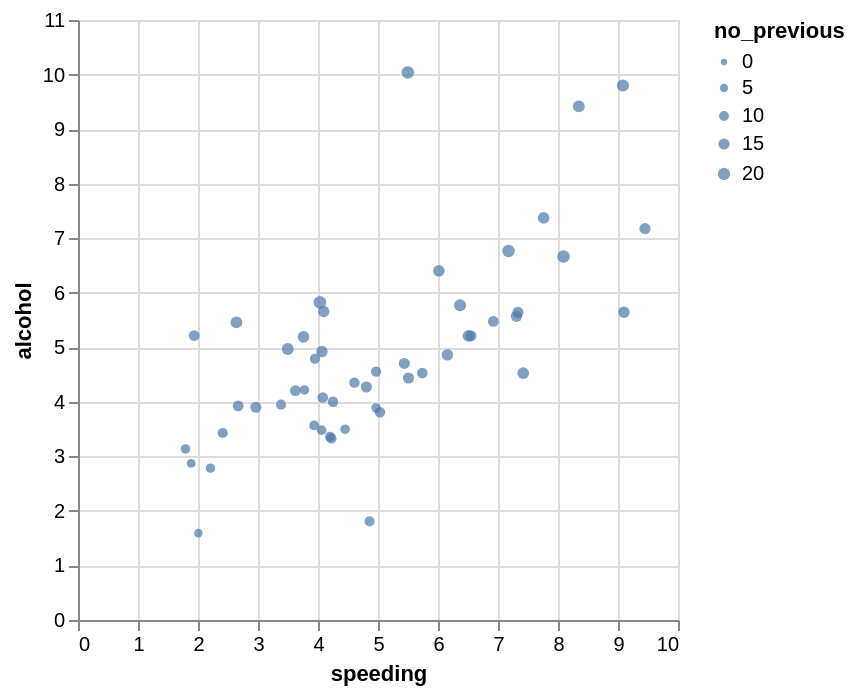

Notebook cell for this chart:
### Code cell
alt.Chart(df_crashes).mark_circle().encode(
    x='speeding',
    y='alcohol',
    size = alt.Size('no_previous', scale=alt.Scale(range=[10,40]))
)

### Figure 1 — Vega-Lite specification as saved in the notebook (floating-point values rounded to 4 significant figures)
{"config": {"view": {"continuousWidth": 300, "continuousHeight": 300}}, "data": {"name": "data-b5e531f5010d38bb5235514d8113a216"}, "mark": {"type": "circle"}, "encoding": {"size": {"field": "no_previous", "scale": {"range": [10, 40]}, "type": "quantitative"}, "x": {"field": "speeding", "type": "quantitative"}, "y": {"field": "alcohol", "type": "quantitative"}}, "$schema": "https://vega.github.io/schema/vega-lite/v6.4.1.json", "datasets": {"data-b5e531f5010d38bb5235514d8113a216": [{"total": 18.8, "speeding": 7.332, "alcohol": 5.64, "not_distracted": 18.05, "no_previous": 15.04, "ins_premium": 784.5, "ins_losses": 145.1, "abbrev": "AL"}, {"total": 18.1, "speeding": 7.421, "alcohol": 4.525, "not_distracted": 16.29, "no_previous": 17.01, "ins_premium": 1053.0, "ins_losses": 133.9, "abbrev": "AK"}, {"total": 18.6, "speeding": 6.51, "alcohol": 5.208, "not_distracted": 15.62, "no_previous": 17.86, "ins_premium": 899.5, "ins_losses": 110.3, "abbrev": "AZ"}, {"total": 22.4, "speeding": 4.032, "alcohol": 5.824, "not_distracted": 21.06, "no_previous": 21.28, "ins_premium": 827.3, "ins_losses": 142.4, "abbrev": "AR"}, {"total": 12.0, "speeding": 4.2, "alcohol": 3.36, "not_distracted": 10.92, "no_previous": 10.68, "ins_premium": 878.4, "ins_losses": 165.6, "abbrev": "CA"}, {"total": 13.6, "speeding": 5.032, "alcohol": 3.808, "not_distracted": 10.74, "no_previous": 12.92, "ins_premium": 835.5, "ins_losses": 139.9, "abbrev": "CO"}, {"total": 10.8, "speeding": 4.968, "alcohol": 3.888, "not_distracted": 9.396, "no_previous": 8.856, "ins_premium": 1069.0, "ins_losses": 167.0, "abbrev": "CT"}, {"total": 16.2, "speeding": 6.156, "alcohol": 4.86, "not_distracted": 14.09, "no_previous": 16.04, "ins_premium": 1138.0, "ins_losses": 151.5, "abbrev": "DE"}, {"total": 5.9, "speeding": 2.006, "alcohol": 1.593, "not_distracted": 5.9, "no_previous": 5.9, "ins_premium": 1274.0, "ins_losses": 136.1, "abbrev": "DC"}, {"total": 17.9, "speeding": 3.759, "alcohol": 5.191, "not_distracted": 16.47, "no_previous": 16.83, "ins_premium": 1160.0, "ins_losses": 144.2, "abbrev": "FL"}, {"total": 15.6, "speeding": 2.964, "alcohol": 3.9, "not_distracted": 14.82, "no_previous": 14.51, "ins_premium": 913.1, "ins_losses": 142.8, "abbrev": "GA"}, {"total": 17.5, "speeding": 9.45, "alcohol": 7.175, "not_distracted": 14.35, "no_previous": 15.22, "ins_premium": 861.2, "ins_losses": 120.9, "abbrev": "HI"}, {"total": 15.3, "speeding": 5.508, "alcohol": 4.437, "not_distracted": 13.01, "no_previous": 14.99, "ins_premium": 642.0, "ins_losses": 82.75, "abbrev": "ID"}, {"total": 12.8, "speeding": 4.608, "alcohol": 4.352, "not_distracted": 12.03, "no_previous": 12.29, "ins_premium": 803.1, "ins_losses": 139.2, "abbrev": "IL"}, {"total": 14.5, "speeding": 3.625, "alcohol": 4.205, "not_distracted": 13.78, "no_previous": 13.78, "ins_premium": 710.5, "ins_losses": 108.9, "abbrev": "IN"}, {"total": 15.7, "speeding": 2.669, "alcohol": 3.925, "not_distracted": 15.23, "no_previous": 13.66, "ins_premium": 649.1, "ins_losses": 114.5, "abbrev": "IA"}, {"total": 17.8, "speeding": 4.806, "alcohol": 4.272, "not_distracted": 13.71, "no_previous": 15.13, "ins_premium": 780.5, "ins_losses": 133.8, "abbrev": "KS"}, {"total": 21.4, "speeding": 4.066, "alcohol": 4.922, "not_distracted": 16.69, "no_previous": 16.26, "ins_premium": 872.5, "ins_losses": 137.1, "abbrev": "KY"}, {"total": 20.5, "speeding": 7.175, "alcohol": 6.765, "not_distracted": 14.96, "no_previous": 20.09, "ins_premium": 1282.0, "ins_losses": 194.8, "abbrev": "LA"}, {"total": 15.1, "speeding": 5.738, "alcohol": 4.53, "not_distracted": 13.14, "no_previous": 12.68, "ins_premium": 661.9, "ins_losses": 96.57, "abbrev": "ME"}, {"total": 12.5, "speeding": 4.25, "alcohol": 4.0, "not_distracted": 8.875, "no_previous": 12.38, "ins_premium": 1049.0, "ins_losses": 192.7, "abbrev": "MD"}, {"total": 8.2, "speeding": 1.886, "alcohol": 2.87, "not_distracted": 7.134, "no_previous": 6.56, "ins_premium": 1011.0, "ins_losses": 135.6, "abbrev": "MA"}, {"total": 14.1, "speeding": 3.384, "alcohol": 3.948, "not_distracted": 13.39, "no_previous": 10.86, "ins_premium": 1111.0, "ins_losses": 152.3, "abbrev": "MI"}, {"total": 9.6, "speeding": 2.208, "alcohol": 2.784, "not_distracted": 8.448, "no_previous": 8.448, "ins_premium": 777.2, "ins_losses": 133.3, "abbrev": "MN"}, {"total": 17.6, "speeding": 2.64, "alcohol": 5.456, "not_distracted": 1.76, "no_previous": 17.6, "ins_premium": 896.1, "ins_losses": 155.8, "abbrev": "MS"}, {"total": 16.1, "speeding": 6.923, "alcohol": 5.474, "not_distracted": 14.81, "no_previous": 13.52, "ins_premium": 790.3, "ins_losses": 144.4, "abbrev": "MO"}, {"total": 21.4, "speeding": 8.346, "alcohol": 9.416, "not_distracted": 17.98, "no_previous": 18.19, "ins_premium": 816.2, "ins_losses": 85.15, "abbrev": "MT"}, {"total": 14.9, "speeding": 1.937, "alcohol": 5.215, "not_distracted": 13.86, "no_previous": 13.41, "ins_premium": 732.3, "ins_losses": 114.8, "abbrev": "NE"}, {"total": 14.7, "speeding": 5.439, "alcohol": 4.704, "not_distracted": 13.96, "no_previous": 14.55, "ins_premium": 1030.0, "ins_losses": 138.7, "abbrev": "NV"}, {"total": 11.6, "speeding": 4.06, "alcohol": 3.48, "not_distracted": 10.09, "no_previous": 9.628, "ins_premium": 746.5, "ins_losses": 120.2, "abbrev": "NH"}, {"total": 11.2, "speeding": 1.792, "alcohol": 3.136, "not_distracted": 9.632, "no_previous": 8.736, "ins_premium": 1302.0, "ins_losses": 159.8, "abbrev": "NJ"}, {"total": 18.4, "speeding": 3.496, "alcohol": 4.968, "not_distracted": 12.33, "no_previous": 18.03, "ins_premium": 869.9, "ins_losses": 120.8, "abbrev": "NM"}, {"total": 12.3, "speeding": 3.936, "alcohol": 3.567, "not_distracted": 10.82, "no_previous": 9.84, "ins_premium": 1234.0, "ins_losses": 150.0, "abbrev": "NY"}, {"total": 16.8, "speeding": 6.552, "alcohol": 5.208, "not_distracted": 15.79, "no_previous": 13.61, "ins_premium": 708.2, "ins_losses": 127.8, "abbrev": "NC"}, {"total": 23.9, "speeding": 5.497, "alcohol": 10.04, "not_distracted": 23.66, "no_previous": 20.55, "ins_premium": 688.8, "ins_losses": 109.7, "abbrev": "ND"}, {"total": 14.1, "speeding": 3.948, "alcohol": 4.794, "not_distracted": 13.96, "no_previous": 11.56, "ins_premium": 697.7, "ins_losses": 133.5, "abbrev": "OH"}, {"total": 19.9, "speeding": 6.368, "alcohol": 5.771, "not_distracted": 18.31, "no_previous": 18.71, "ins_premium": 881.5, "ins_losses": 178.9, "abbrev": "OK"}, {"total": 12.8, "speeding": 4.224, "alcohol": 3.328, "not_distracted": 8.576, "no_previous": 11.52, "ins_premium": 804.7, "ins_losses": 104.6, "abbrev": "OR"}, {"total": 18.2, "speeding": 9.1, "alcohol": 5.642, "not_distracted": 17.47, "no_previous": 16.02, "ins_premium": 906.0, "ins_losses": 153.9, "abbrev": "PA"}, {"total": 11.1, "speeding": 3.774, "alcohol": 4.218, "not_distracted": 10.21, "no_previous": 8.769, "ins_premium": 1149.0, "ins_losses": 148.6, "abbrev": "RI"}, {"total": 23.9, "speeding": 9.082, "alcohol": 9.799, "not_distracted": 22.94, "no_previous": 19.36, "ins_premium": 859.0, "ins_losses": 116.3, "abbrev": "SC"}, {"total": 19.4, "speeding": 6.014, "alcohol": 6.402, "not_distracted": 19.01, "no_previous": 16.68, "ins_premium": 669.3, "ins_losses": 96.87, "abbrev": "SD"}, {"total": 19.5, "speeding": 4.095, "alcohol": 5.655, "not_distracted": 15.99, "no_previous": 15.79, "ins_premium": 767.9, "ins_losses": 155.6, "abbrev": "TN"}, {"total": 19.4, "speeding": 7.76, "alcohol": 7.372, "not_distracted": 17.65, "no_previous": 16.88, "ins_premium": 1005.0, "ins_losses": 156.8, "abbrev": "TX"}, {"total": 11.3, "speeding": 4.859, "alcohol": 1.808, "not_distracted": 9.944, "no_previous": 10.85, "ins_premium": 809.4, "ins_losses": 109.5, "abbrev": "UT"}, {"total": 13.6, "speeding": 4.08, "alcohol": 4.08, "not_distracted": 13.06, "no_previous": 12.92, "ins_premium": 716.2, "ins_losses": 109.6, "abbrev": "VT"}, {"total": 12.7, "speeding": 2.413, "alcohol": 3.429, "not_distracted": 11.05, "no_previous": 11.18, "ins_premium": 769.0, "ins_losses": 153.7, "abbrev": "VA"}, {"total": 10.6, "speeding": 4.452, "alcohol": 3.498, "not_distracted": 8.692, "no_previous": 9.116, "ins_premium": 890.0, "ins_losses": 111.6, "abbrev": "WA"}, {"total": 23.8, "speeding": 8.092, "alcohol": 6.664, "not_distracted": 23.09, "no_previous": 20.71, "ins_premium": 992.6, "ins_losses": 152.6, "abbrev": "WV"}, {"total": 13.8, "speeding": 4.968, "alcohol": 4.554, "not_distracted": 5.382, "no_previous": 11.59, "ins_premium": 670.3, "ins_losses": 106.6, "abbrev": "WI"}, {"total": 17.4, "speeding": 7.308, "alcohol": 5.568, "not_distracted": 14.09, "no_previous": 15.66, "ins_premium": 791.1, "ins_losses": 122.0, "abbrev": "WY"}]}}
